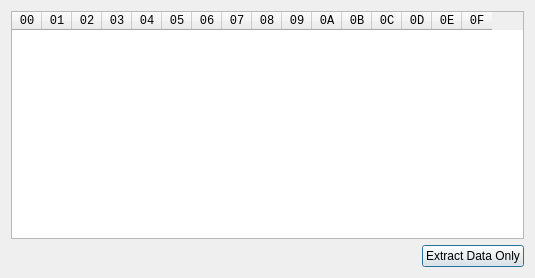
<?xml version="1.0" encoding="UTF-8"?>
<ui version="4.0">
 <class>BinaryDialog</class>
 <widget class="QDialog" name="BinaryDialog">
  <property name="geometry">
   <rect>
    <x>0</x>
    <y>0</y>
    <width>535</width>
    <height>278</height>
   </rect>
  </property>
  <property name="font">
   <font>
    <family>Arial</family>
   </font>
  </property>
  <property name="windowTitle">
   <string>Binary Setting Entry</string>
  </property>
  <property name="autoFillBackground">
   <bool>false</bool>
  </property>
  <layout class="QVBoxLayout" name="verticalLayout">
   <item>
    <widget class="QTableWidget" name="tableWidget">
     <property name="font">
      <font>
       <family>Courier New</family>
      </font>
     </property>
     <property name="lineWidth">
      <number>1</number>
     </property>
     <property name="editTriggers">
      <set>QAbstractItemView::NoEditTriggers</set>
     </property>
     <property name="gridStyle">
      <enum>Qt::SolidLine</enum>
     </property>
     <property name="cornerButtonEnabled">
      <bool>false</bool>
     </property>
     <attribute name="horizontalHeaderDefaultSectionSize">
      <number>30</number>
     </attribute>
     <attribute name="horizontalHeaderMinimumSectionSize">
      <number>30</number>
     </attribute>
     <attribute name="verticalHeaderDefaultSectionSize">
      <number>23</number>
     </attribute>
     <attribute name="verticalHeaderMinimumSectionSize">
      <number>23</number>
     </attribute>
     <column>
      <property name="text">
       <string>00</string>
      </property>
     </column>
     <column>
      <property name="text">
       <string>01</string>
      </property>
     </column>
     <column>
      <property name="text">
       <string>02</string>
      </property>
     </column>
     <column>
      <property name="text">
       <string>03</string>
      </property>
     </column>
     <column>
      <property name="text">
       <string>04</string>
      </property>
     </column>
     <column>
      <property name="text">
       <string>05</string>
      </property>
     </column>
     <column>
      <property name="text">
       <string>06</string>
      </property>
     </column>
     <column>
      <property name="text">
       <string>07</string>
      </property>
     </column>
     <column>
      <property name="text">
       <string>08</string>
      </property>
     </column>
     <column>
      <property name="text">
       <string>09</string>
      </property>
     </column>
     <column>
      <property name="text">
       <string>0A</string>
      </property>
     </column>
     <column>
      <property name="text">
       <string>0B</string>
      </property>
     </column>
     <column>
      <property name="text">
       <string>0C</string>
      </property>
     </column>
     <column>
      <property name="text">
       <string>0D</string>
      </property>
     </column>
     <column>
      <property name="text">
       <string>0E</string>
      </property>
     </column>
     <column>
      <property name="text">
       <string>0F</string>
      </property>
     </column>
    </widget>
   </item>
   <item>
    <layout class="QHBoxLayout" name="horizontalLayout">
     <item>
      <spacer name="horizontalSpacer">
       <property name="orientation">
        <enum>Qt::Horizontal</enum>
       </property>
       <property name="sizeHint" stdset="0">
        <size>
         <width>40</width>
         <height>20</height>
        </size>
       </property>
      </spacer>
     </item>
     <item>
      <widget class="QPushButton" name="pushButton">
       <property name="text">
        <string>Extract Data Only</string>
       </property>
      </widget>
     </item>
    </layout>
   </item>
  </layout>
 </widget>
 <resources/>
 <connections/>
</ui>
